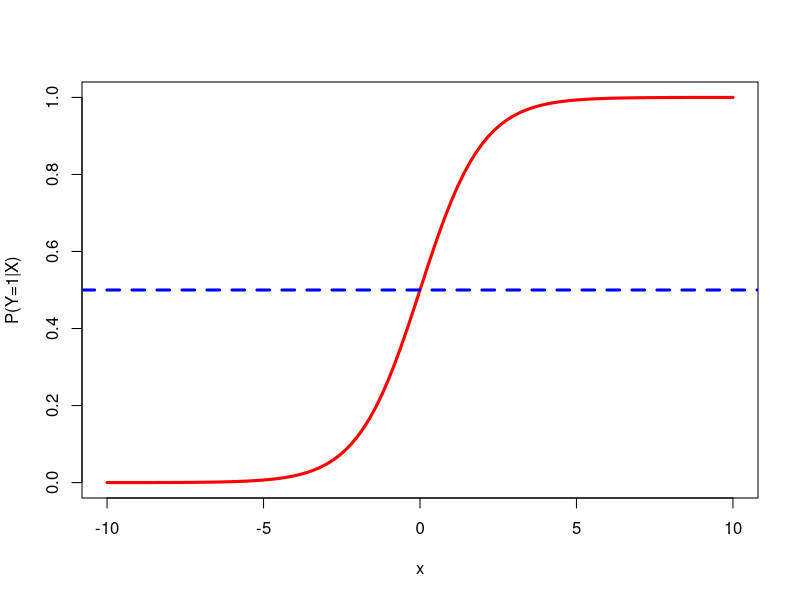
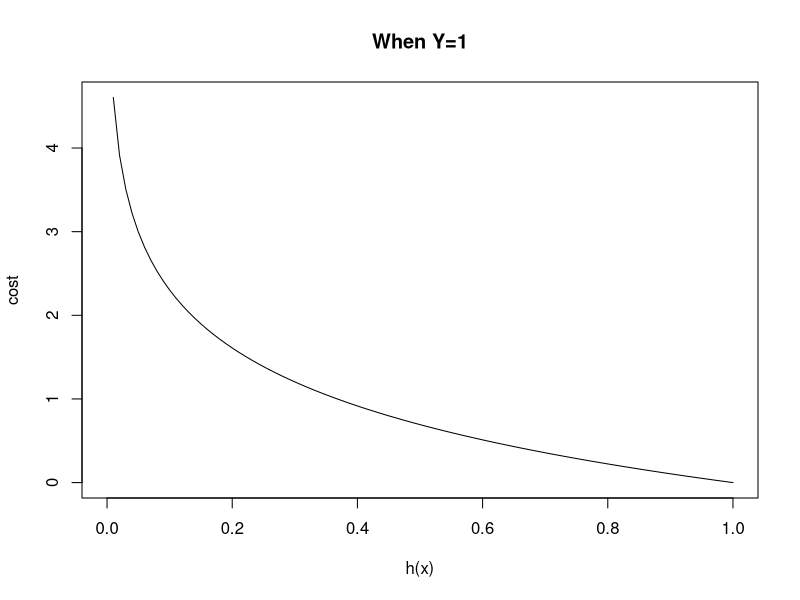
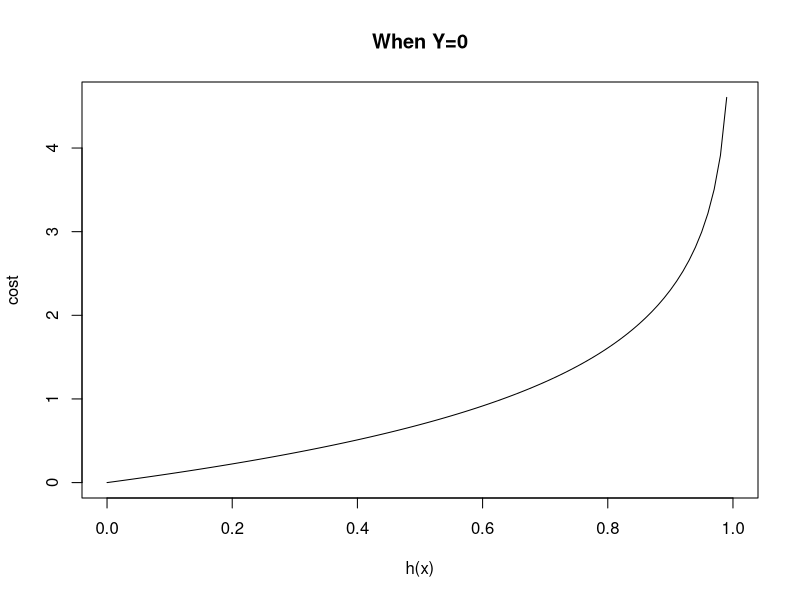
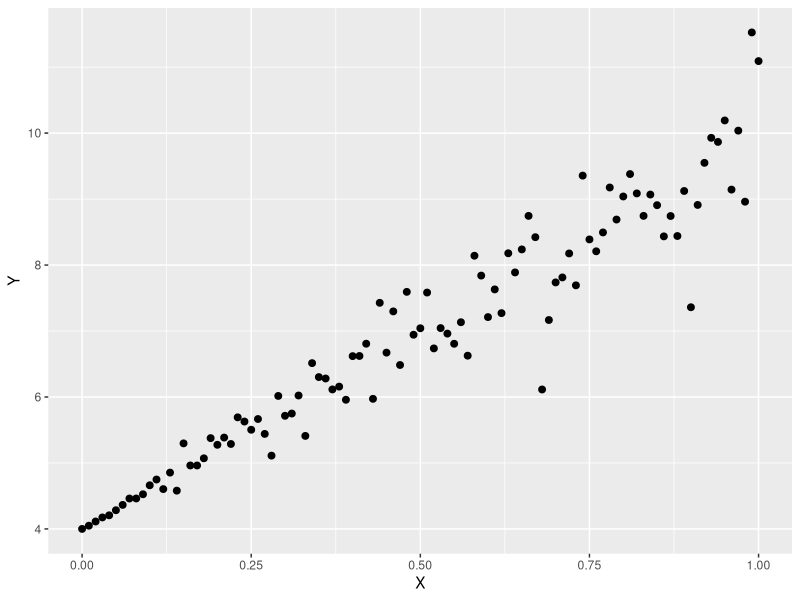
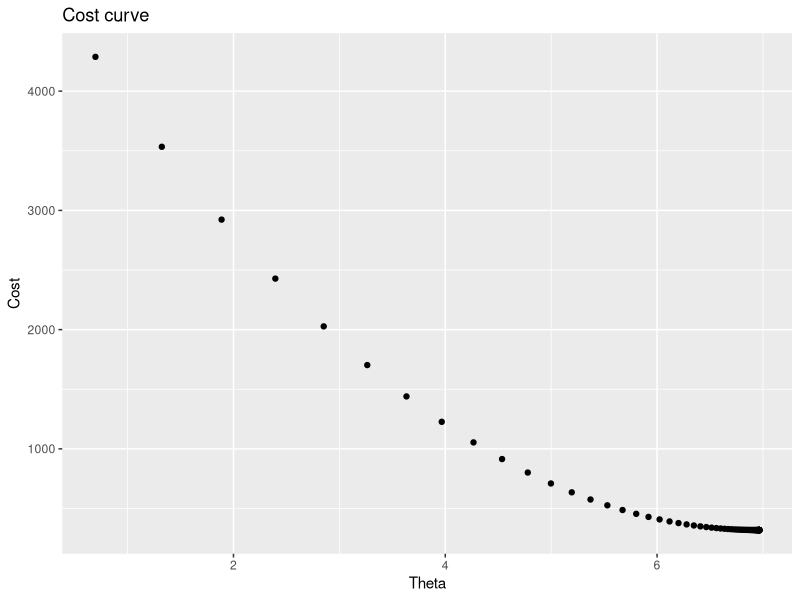
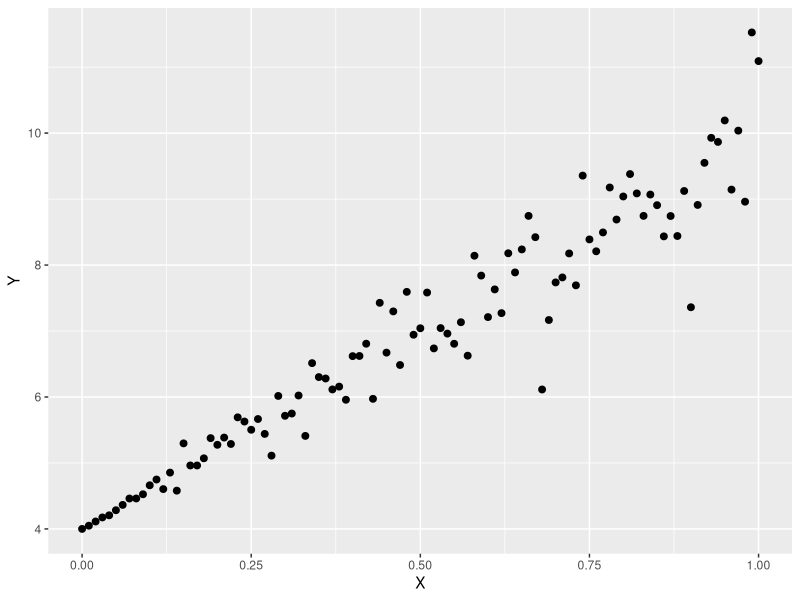
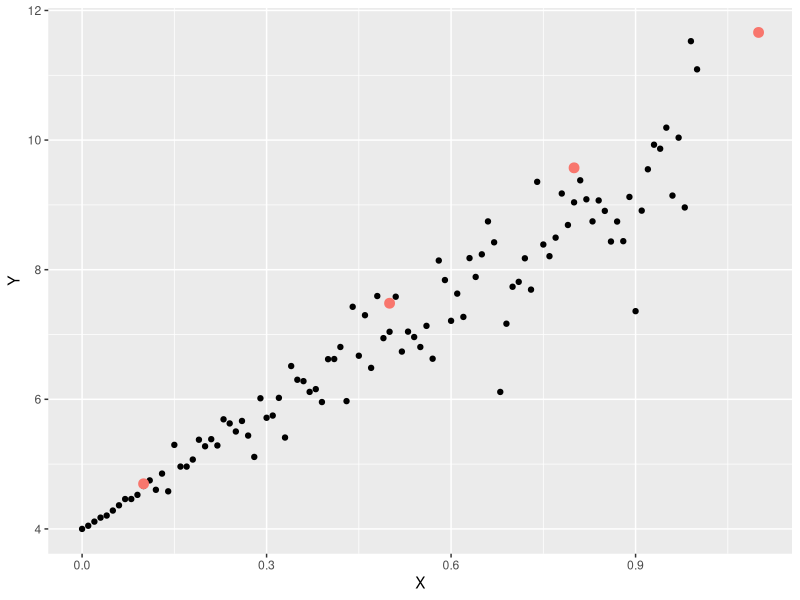

Recreate these plots in R, in order.
## ---- chunk 1
library("MASS")
library(ggplot2)
data(menarche)
log_data <- data.frame(Y=menarche$Menarche/menarche$Total)
log_data$X <- menarche$Age

glm.out <- glm(cbind(Menarche, Total-Menarche) ~ Age,family=binomial(logit), data=menarche)
lm.out <- lm(Y~X, data=log_data)

log_data$fitted <- glm.out$fitted

data_points <- ggplot(log_data) + geom_point(aes(x=X,y=Y),color='blue',size=3)
line_points <- data_points + geom_abline(intercept = coef(lm.out)[1], slope = coef(lm.out)[2],color='green',size=1)
curve_points <- line_points + geom_line(aes(x=X,y=fitted),color='red',size=1) 
## ---- chunk 2
curve(1/(1+exp(-x)), from = -10, to = 10, ylab="P(Y=1|X)", col = 'red', lwd = 3.0)
abline(a=0.5, b=0, lty=2, col='blue', lwd = 3.0)
## ---- chunk 3
curve(-log(x),from = 0, to = 1, xlab="h(x)", ylab = "cost", main = "When Y=1")
curve(-log(1-x),from = 0, to = 1, xlab="h(x)", ylab = "cost", main = "When Y=0")
## ---- chunk 4
x <- seq(0,1,by=0.01)
y <- 4 + 3*x*rnorm(length(x),2,sd=0.3)
df <- data.frame(cbind(X=x,Y=y))

## take a look at the data
ggplot(data=df,aes(x=X,y=Y))+geom_point(size=2)
## ---- chunk 5
x <- cbind(1,x)  #Add ones to x  
theta<- c(0,0)  # initalize theta vector 
m <- nrow(x)  # Number of the observations 
grad_cost <- function(X,y,theta) return(sum(((X%*%theta)- y)^2))
## ---- chunk 6
gradDescent<-function(X,y,theta,iterations,alpha){
  m <- length(y)
  grad <- rep(0,length(theta))
  cost.df <- data.frame(cost=0,theta=0)
  
  for (i in 1:iterations){
    h <- X%*%theta
    grad <-  (t(X)%*%(h - y))/m
    theta <- theta - alpha * grad
    cost.df <- rbind(cost.df,c(grad_cost(X,y,theta),theta))    
  }  
  
  return(list(theta,cost.df))
}
## ---- chunk 7
## initialize X, y and theta
X1<-matrix(ncol=1,nrow=nrow(df),cbind(1,df$X))
Y1<-matrix(ncol=1,nrow=nrow(df),df$Y)

init_theta<-as.matrix(c(0))
grad_cost(X1,Y1,init_theta)

iterations = 100
alpha = 0.1
results <- gradDescent(X1,Y1,init_theta,iterations,alpha)
## ---- chunk 8
theta <- results[1][[1]]
cost.df <- results[2]
cost.df <- as.data.frame(cost.df)[-1,]
ggplot(cost.df,aes(x=cost.df$theta,y=cost.df$cost)) + geom_point()+
  ylab("Cost")+xlab("Theta")+ggtitle("Cost curve")
## ---- chunk 9
grad_cost(X1,Y1,theta[[1]])
## Make some predictions
intercept <- df[df$X==0,]$Y
pred <- function (x) return(intercept+c(x)%*%theta)
new_points <- c(0.1,0.5,0.8,1.1)
new_preds <- data.frame(X=new_points,Y=sapply(new_points,pred))
## ---- chunk 10
ggplot(data=df,aes(x=X,y=Y))+geom_point(size=2)
ggplot(data=df,aes(x=X,y=Y))+geom_point()+geom_point(data=new_preds,aes(x=X,y=Y,color='red'),size=3)+scale_colour_discrete(guide = FALSE)
